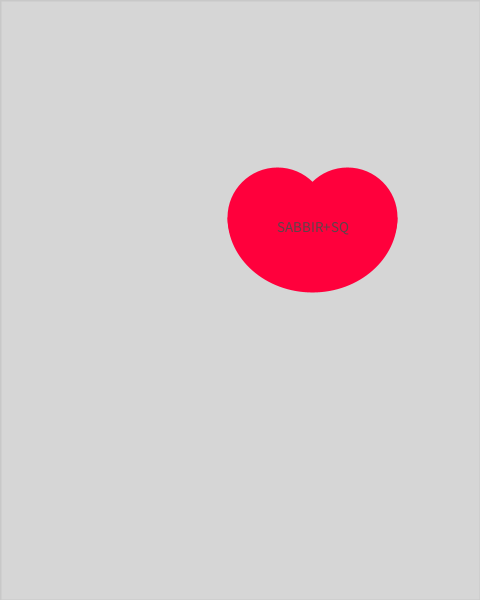
Frame 1 (no input)
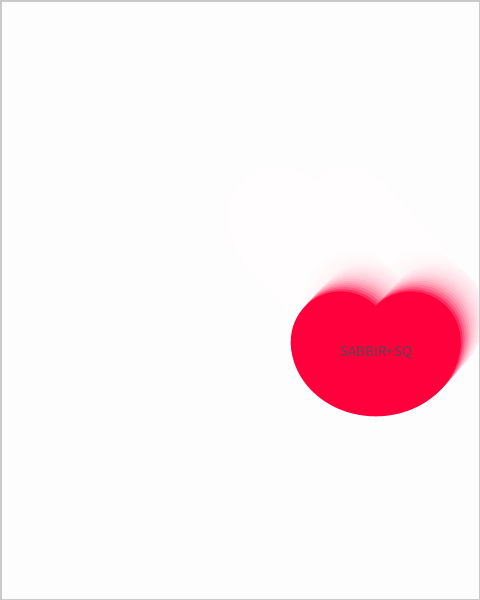
Frame 60 (the mouse pressed at the canvas centre just before this capture)
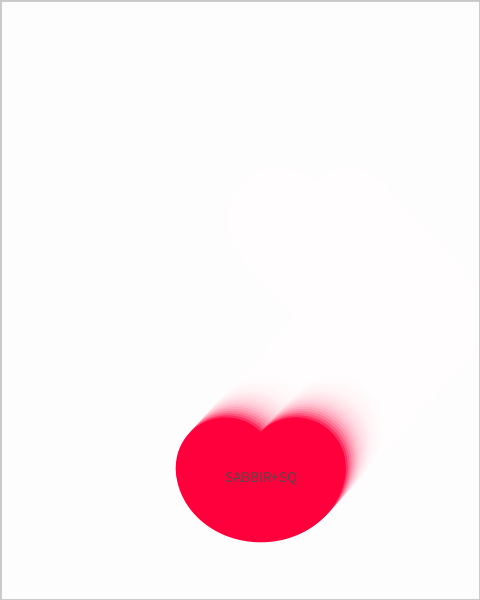
Frame 120 (the mouse held since frame 60 and released just before this capture)

The Processing sketch that drew these frames (run headless with seeded random() and noise(); from frame 60 on, the mouse is pressed at the canvas centre):

// Processing sketch: processing_175929
// ── processing_175929.pde

Lover s, sq;
Timer t1, t2;

boolean panic = false;

void setup() {
  size(480, 600);
  s = new Lover("SABBIR");
  sq = new Lover("SQ");
  smooth();
  noStroke();
  t1 = new Timer(10000);
  t1.begin();
  t2 = new Timer(5000);
}

void draw() {
  if (!t1.isFinished()) {
    s.touch(sq);
    if (s.touched) {
      fill(255, 50);
      rect(0, 0, width, height);
      sq.moveWith(s);
      fill(255);
      heart((s.x+sq.x)/2, (s.y+sq.y)/2, s.name, sq.name);
    } else {
      fill(0);
      rect(0, 0, width, height);
      s.move();
      sq.move();
      s.render();
      sq.render();
    }
  } else if (sq.touched) {
    fill(0);
    rect(0, 0, width, height);
    s.panic();
    s.move();
    sq.move();
    s.render();
    sq.render();
    fill(255);
    textAlign(CENTER);
    text("breakup :(", width/2, height-10);
  } else {

    fill(0);
    rect(0, 0, width, height);
    s.move();
    sq.move();
    s.render();
    sq.render();
  }

  if (t1.isFinished() && !panic) {
    t2.begin();
    panic = true;
  }
  if (t2.isFinished() && panic) {
    t1.begin();
    panic = false;
    s.vx = random(-3, 3);
    s.vy = random(-3, 3);
  }


  stroke(200);
  strokeWeight(2);
  noFill();
  rect(0, 0, width, height);
}
class Lover {
  float x, y;
  float vx, vy;
  int size;
  String name;
  Lover touchedWith;

  boolean touched = false;

  Lover(String n) {
    size = 100;
    x = random(size, width-size);
    y = random(size, height-size);
    vx = random(1, 3);
    vy = random(1, 3);
    name = n;
  }
  void render() {
    textSize(12);
    stroke(0);
    fill(122, 50);
    ellipse(x, y, size, size);
    fill(0);
    textAlign(CENTER);
    text(name, x, y);
    fill(255);
    stroke(0);
  }
  void move() {
    boolean yt = y+size/2>height || y-size/2<0;
    boolean xt = x+size/2>width || x-size/2<0;

    if (xt) {
      vx*=-1;
    }
    if (yt) {
      vy*=-1;
    }
    if (touched && (xt || yt)) {
      touchedWith.vx = vx;
      touchedWith.vy = vy;
      touchedWith.x+=vx;
      touchedWith.y+=vy;
    }

    x+=vx;
    y+=vy;
  }

  void touch(Lover other) {
    if (dist(x, y, other.x, other.y)<size) {
      touched = true;
      other.touched = true;
      vx = other.vx;
      vy = other.vy;
      touchedWith = other;
      other.touchedWith = this;
    } else {
      touched = false;
      other.touched = false;
    }
  }

  void moveWith(Lover other) {
    boolean yt = y+size/2>height || y-size/2<0 ||
      other.y+size/2>height || other.y-size/2<0;
    boolean xt = x+size/2>width || x-size/2<0 ||
      other.x+size/2>width || other.x-size/2<0;

    if (xt) {
      vx*=-1;
      other.vx*=-1;
    }
    if (yt) {
      vy*=-1;
      other.vy*=-1;
    }
    x+=vx;
    y+=vy;
    other.x+=vx;
    other.y+=vy;
  }
  void panic() {
    vx = random(-3, 3);
    vy = random(-3, 3);
  }
}

void heart(float x, float y, String l1, String l2) {
  noStroke();
  fill(#FF003C);
  ellipse(x-35, y, 100, 100);
  ellipse(x+35, y, 100, 100);
  arc(x, y, 170, 150, 0, PI);
  fill(0);

  textSize(15);
  fill(#5D4349);
  textAlign(CENTER);
  text(l1+"+"+l2, x, y+15);
}
class Timer {
  float totalTime;
  float savedTime;
  Timer (float t) {
    totalTime  = t;
  }
  void begin() {
    savedTime = millis();
  }
  boolean isFinished() {
    float passedTime = millis() - savedTime;
    if (passedTime>totalTime) {
      return true;
    } else {
      return false;
    }
  }
}
